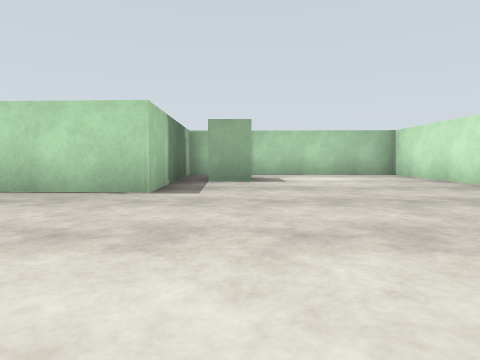
View 1 (above)

17 first-person views from a walk through a world built for the Gazebo simulator. The camera is 0.94 m above the floor, tilts 4° down and sees 75° across. The floor is counted in squares, 2 m on a side. Each view is taken from the middle of a square. On the plan, view 1 faces up. The plan holds only what a view shows up to about 9 squares ahead; the rest is blank.

View 2
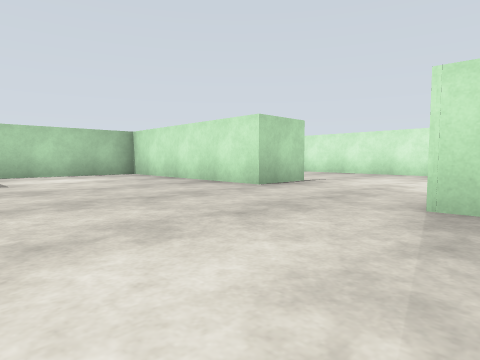

View 3
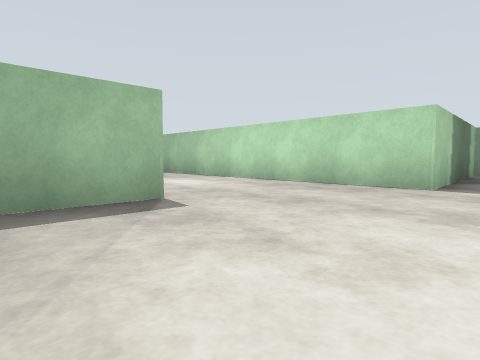

View 4
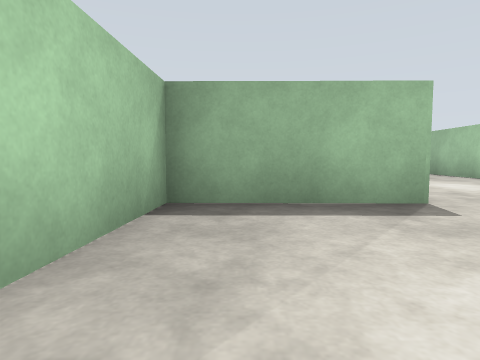

View 5
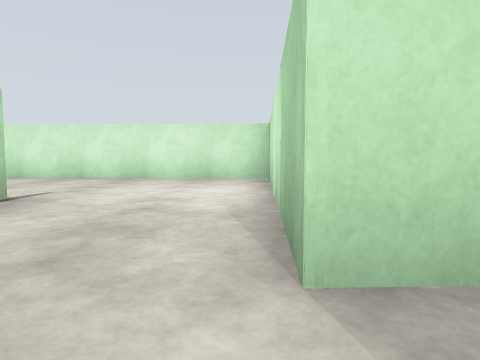

View 6
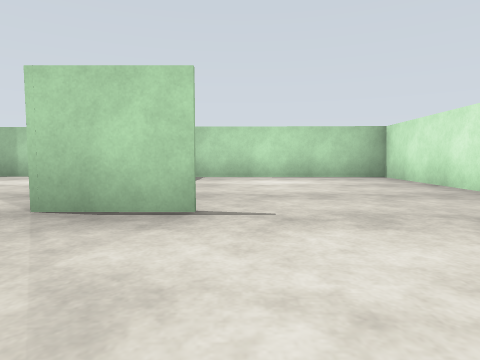

View 7
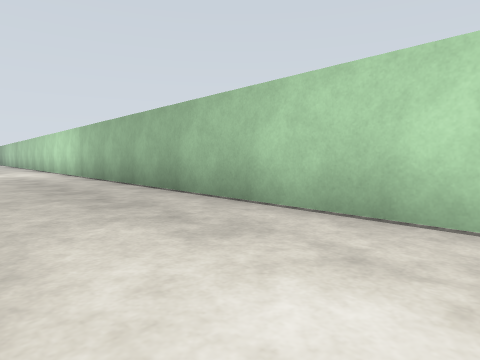

View 8
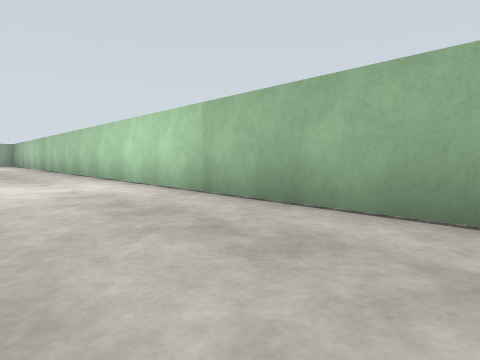

View 9
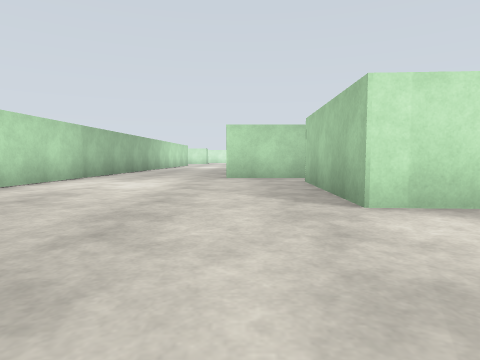

View 10
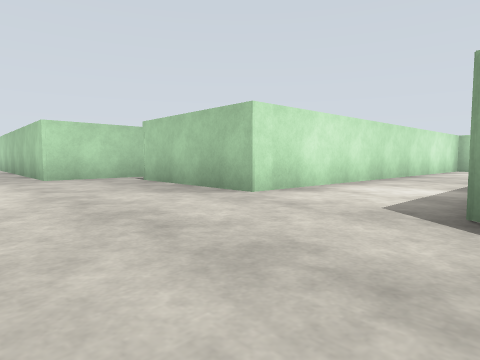

View 11
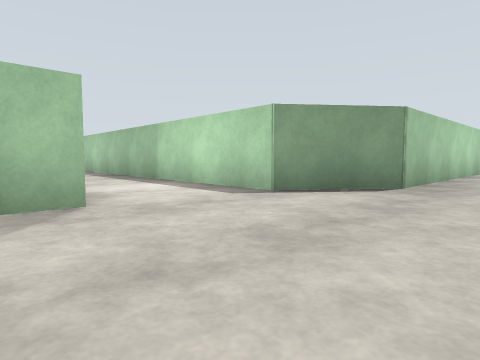

View 12
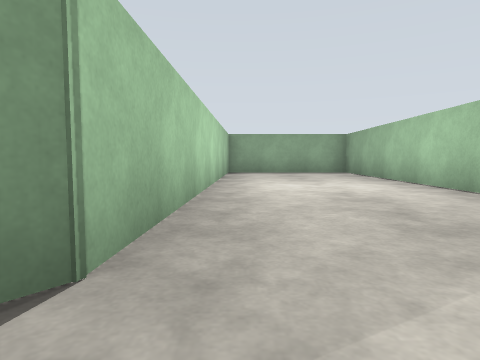

View 13
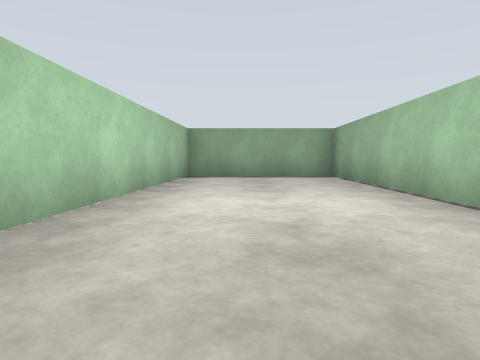

View 14
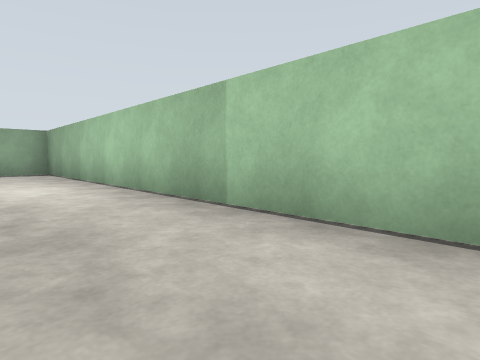

View 15
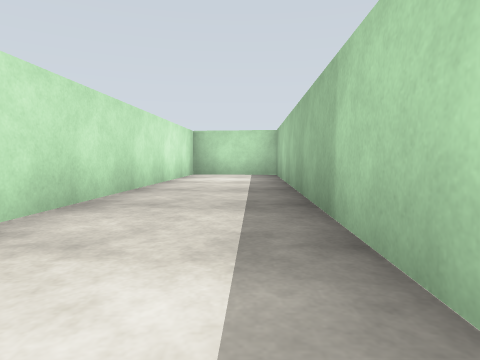

View 16
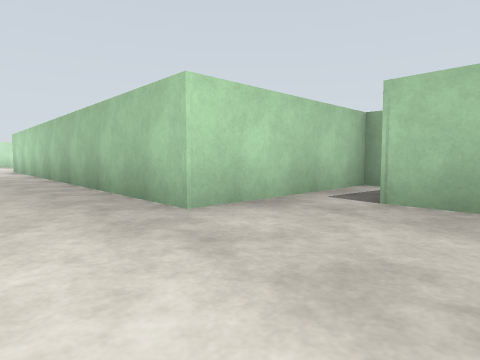

View 17
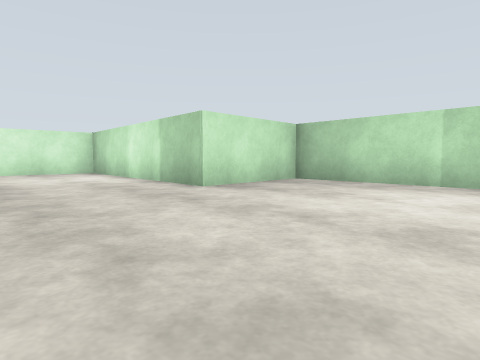

### Floor plan
Points are (right, up) in squares from view 1. A wall is a line through its corners. A room is listed if a view was taken in it or the views show most of it. See-through windows are left out.
Room 1 (views 1, 2, 3, 4, 5, 6, 7, 8, 9, 10, 11, 12, 13, 14, 15, 16, 17)
walls: (-3.2, 1) (-3.2, -1.8) (3.2, -2) (3.1, 0.7) (8.3, 0.6); (-13.7, -2.5) (-13.6, 1.2) (-5.2, 0.9); (0.3, 6.3) (-0.7, 6.3); (5.6, 3.7) (4.2, 3.7) (4.4, 8.9); (9.1, 0.3) (9.6, 8.7) (-1.4, 9) (-1.2, 4.3) (-31.3, 5.5) (-31.3, 1.6) (-22.2, 1.4) (-20.6, 0.1) (-21, -9.8) (-18.7, -10.1) (-18.1, -0.2) (-14.6, -0.3)

Positions as (right, up) in squares from view 1, and headings:
1: (0, 0), facing up
2: (0, 0), facing up-right
3: (0, -1), facing up-left
4: (0, -1), facing left
5: (2, 1), facing right
6: (6, 1), facing up
7: (-5, 2), facing up-left
8: (-10, 2), facing up-left
9: (-21, 1), facing right
10: (-21, 3), facing down-right
11: (-17, 3), facing down-left
12: (-21, 2), facing left
13: (-23, 3), facing left
14: (-21, 3), facing up-left
15: (-20, -1), facing down
16: (-16, 3), facing down-right
17: (-1, 4), facing down-right
